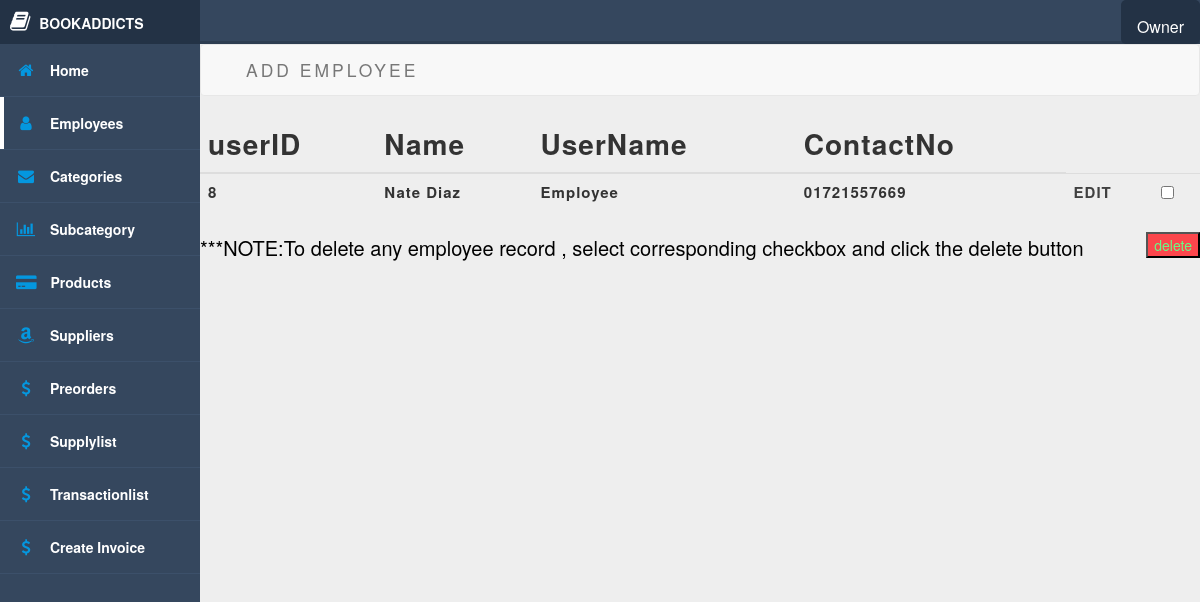
Page /adminemployeelist.php (signed in) on the committed database.
### tables this page shows
CREATE TABLE `userinfo` (
  `userID` int(11) NOT NULL,
  `FirstName` varchar(100) NOT NULL,
  `LastName` varchar(100) NOT NULL,
  `UserName` varchar(100) NOT NULL,
  `ContactNo` varchar(20) NOT NULL,
  `Role` varchar(100) NOT NULL,
  `Password` varchar(20) NOT NULL,
  `JoinDate` datetime NOT NULL
);

### adminemployeelist.php (the view, shortened to what this page needs)
<?php
	include("db.php");?>
	<?php
	if(isset($_SESSION['name'])&&$_SESSION['role']=='owner'){
		$login_user=$_SESSION['name'];
	}
	else
	{
		   header('Location:index.php');
                exit();
	}
?><!DOCTYPE html>
<html>
	<head>
		<link rel="stylesheet" href="https://maxcdn.bootstrapcdn.com/font-awesome/4.5.0/css/font-awesome.min.css">
		<link rel="stylesheet" href="http://code.ionicframework.com/ionicons/2.0.1/css/ionicons.min.css">
		<link rel="stylesheet" href="main.css">
		  <link href="css/bookaddicts.css" rel="stylesheet">
			<link href="css/bootstrap.min.css" rel="stylesheet">
	</head>
	<body style="background:#eeeeee;">
		<div class="header">
			<div class="dropdown">
			 <button class="dropbtn"><?php echo $login_user;?></button>
			</div>
		</div>
		<div class="side-nav">
			<div class="logo">
				<i class="fa fa-book"></i>
				<span>BOOKADDICTS</span>
			</div>
			<?php include("side.php");?>
		</div>
		<div class="main-content">
	    <nav class="navbar navbar-default" role="navigation">
	        <div class="container">
	            <div class="collapse navbar-collapse" id="bs-example-navbar-collapse-1">
	                <ul class="nav navbar-nav"<style="float:right;">
	                    <li>
	                        <a href="addemployee.php">Add Employee</a>
	                    </li>
	                </ul>
	            </div>
	        </div>
	    </nav>
<div>
<table  class="table"  cellspacing="0" cellpadding="0">
<thead id="thl"><tr>
	<th style="font-weight:bold"><b>userID</b></th>
	    <th style="font-weight:bold;"><b>Name</b></th>
	    <th style="font-weight:bold"><b>UserName</b></th>
	    <th style="font-weight:bold"><b>ContactNo</b></th>
	</tr></thead>
	<form id="delete_employee" method="POST" action="deleteemployee.php">
	<tbody>
		<?php
		$sql="SELECT* from userinfo where Role='employee' order by userID";
		$r=mysqli_query($conn,$sql);
		while($field=mysqli_fetch_assoc($r))
		{
			$eid=$field["userID"];
			$uname=$field["UserName"];
			$name=$field["FirstName"]." ".$field["LastName"];
			$cont=$field["ContactNo"];
			echo "<tr>";
			echo "<td>".$eid."</td>";
			echo "<td>".$name."</td>";
			echo "<td>".$uname."</td>";
			echo "<td>".$cont."</td>";
			 echo "<td>"."<a href='updateemployee.php?eid=".$eid."'>"."EDIT"."</a></td>";
			 echo "<td>"."<input type='checkbox' name='EID' value='$eid'></input>"."</td>" ;
echo "</tr>";
		}
		?>
	</tbody>
</table>
<input type="submit" name="delete" value="delete" style="float:right;background:#fc464c;color:#67fc87;">
</div>
 <p style="font-size:20px;">***NOTE:To delete any employee record , select corresponding checkbox and click the delete button</p>
		</div>
	</body>
</html>

### main.css (style rules this page uses)
* { box-sizing: border-box; }
body { margin: 0; paddin: 0; font-family: 'Source Sans Pro', sans-serif; background-color: #d5dae5; -webkit-font-smoothing: antialiased; -moz-osx-font-smoothing: grayscale; }
.header { position: absolute; width: 100%; z-index: 3; height: 44px; background-color: #fff; border-bottom: 3px solid #2d3d51; }
.logo { height: 44px; padding: 10px; font-weight: 700; }
.side-nav .logo { background-color: #233245; color: #fff; }
.logo i { font-size: 22px; }
.logo span { margin-left: 5px; text-transform: uppercase; }
.nav-trigger span, .nav-trigger span:before, span:after { width: 20px; height: 2px; background-color: #35475e; position: absolute; }
.side-nav { position: absolute; width: 100%; height: 100vh; background-color: #35475e; z-index: 1; display: none; }
.main-content { padding: 40px; margin-top: 0; padding: 0; padding-top: 44px; height: 100%; overflow:scroll; }
@media screen and (min-width: 600px) { .header { background-color: #35475e; z-index: 1; } }
@media screen and (min-width: 600px) { .nav-trigger span, .nav-trigger span:before, span:after { background-color: #fff; } }
@media screen and (min-width: 600px) { .side-nav { display: block; width: 70px; z-index: 2; } }
@media screen and (min-width: 600px) { .side-nav .logo i { padding-left: 12px; } }
@media screen and (min-width: 600px) { .side-nav .logo span { display: none; } }
@media screen and (min-width: 600px) { .main-content { margin-left: 70px; } }
@media screen and (min-width: 800px) { .side-nav { width: 200px; } }
@media screen and (min-width: 800px) { .side-nav .logo i { padding-left: 0; } }
@media screen and (min-width: 800px) { .side-nav .logo span { display: inline-block; } }
@media screen and (min-width: 800px) { .main-content { margin-left: 200px; } }
tr>td>a { color:blue; }
tbody>tr>td { font-size: 15px; }
.dropbtn { background-color: #233245; color: white; padding: 16px; padding-bottom: 20px; font-size: 16px; border: none; cursor: pointer; height: 44px; border-radius: 5px; }
.dropdown { float:right; height: 44px; position: relative; display: inline-block; }

### css/bookaddicts.css (style rules this page uses)
body { font-family: "Open Sans","Helvetica Neue",Helvetica,Arial,sans-serif; background: url('../img/bg.jpg') no-repeat center center fixed; -webkit-background-size: cover; -moz-background-size: cover; background-size: cover; -o-background-size: cover; }
p { font-size: 1.25em; line-height: 1.6; color: #000; }
.navbar-nav { text-transform: uppercase; font-weight: 400; letter-spacing: 3px; }
@media screen and (min-width:768px) { .navbar { border-radius: 0; } }
@media screen and (min-width:768px) { .navbar { min-height: 0; } }
@media screen and (min-width:768px) { .navbar-default { border: none; background: #fff; background: rgba(255,255,255,0.9); } }
@media screen and (min-width:768px) { .nav>li>a { padding: 35px; } }
@media screen and (min-width:768px) { .navbar-nav>li>a { line-height: normal; } }
@media screen and (min-width:768px) { .navbar-nav { display: table; float: none; margin: 0 auto; table-layout: fixed; font-size: 1.25em; } }
.table { text-transform: camelcase; font-family: "Josefin Slab","Helvetica Neue",Helvetica,Arial,sans-serif; font-weight: 700; letter-spacing: 1px; margin-right: 30px; font-size: 2em; }
table>tbody>tr>td>a { color:#404040; }

### rows in the picture
userinfo: userID "8", name "Nate Diaz", UserName "Employee", ContactNo "01721557669"

### other values in the picture
$login_user "Owner"
